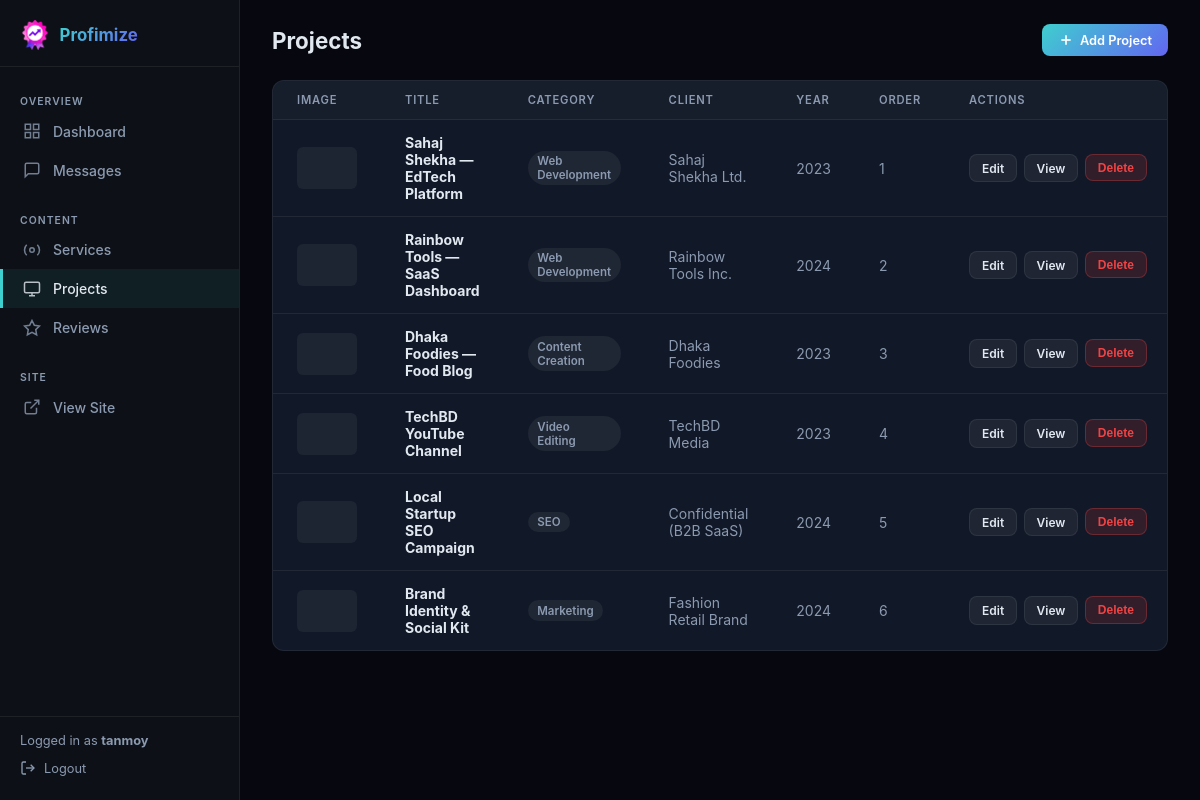
/dashboard/projects/ (signed in), run on an earlier commit of the app's database.
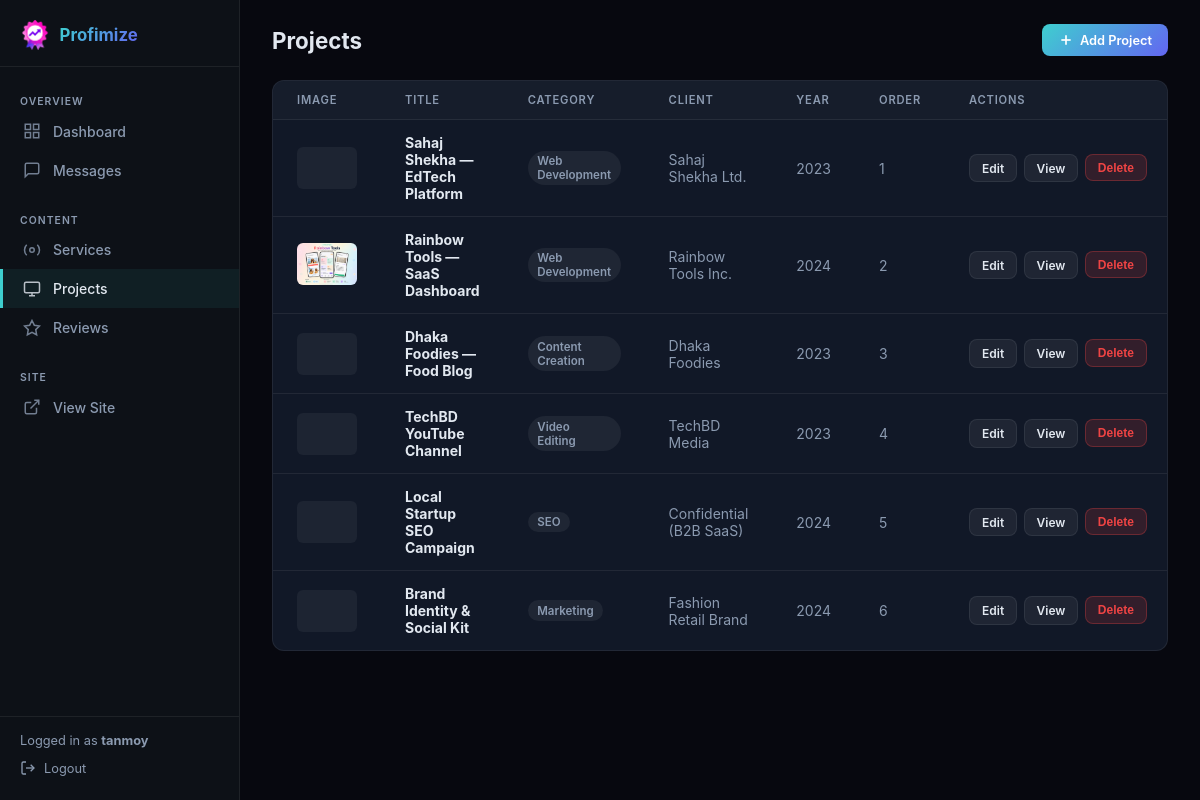
And on a later commit of the database.
### apps/pages/models.py (models this page shows, shortened)
class Project(models.Model):
    CATEGORY_CHOICES = [
        ("Web Development", "Web Development"),
        ("Content Creation", "Content Creation"),
        ("SEO", "SEO"),
        ("Video Editing", "Video Editing"),
        ("Marketing", "Marketing"),
    ]
    FILTER_CHOICES = [
        ("development", "Development"),
        ("creative", "Creative"),
    ]
    title = models.CharField(max_length=150)
    slug = models.SlugField(unique=True, blank=True, max_length=220)
    url = models.URLField(blank=True)
    category = models.CharField(max_length=50, choices=CATEGORY_CHOICES)
    filter_group = models.CharField(max_length=20, choices=FILTER_CHOICES)
    image = models.ImageField(upload_to="projects/", blank=True)
    full_description = models.TextField(blank=True)
    tech_stack = models.CharField(max_length=300, blank=True, help_text="Comma-separated")
    client_name = models.CharField(max_length=100, blank=True)
    year = models.CharField(max_length=10, blank=True)
    order = models.PositiveIntegerField(default=0)
    class Meta:
        ordering = ["order"]

### apps/dashboard/views.py (the view)
# urls.py: path("projects/", views.projects_list, name="projects"),
@dashboard_required
def projects_list(request):
    projects = Project.objects.all()
    return render(request, "dashboard/projects.html", {"projects": projects})

### apps/dashboard/views.py (called while the page is built)
def dashboard_required(view_func):
    @wraps(view_func)
    def wrapper(request, *args, **kwargs):
        if request.user.is_authenticated and request.user.is_staff:
            return view_func(request, *args, **kwargs)
        return redirect("dashboard:login")
    return wrapper

### templates/dashboard/projects.html (shortened to what this page needs)
{% extends "dashboard/base.html" %}
{% block page_title %}Projects{% endblock %}
{% block header_actions %}
<a href="{% url 'dashboard:project_add' %}" class="db-btn db-btn--primary">
  <svg width="16" height="16" fill="none" stroke="currentColor" stroke-width="2.5" viewBox="0 0 24 24">
    <line x1="12" y1="5" x2="12" y2="19"/><line x1="5" y1="12" x2="19" y2="12"/>
  </svg>
  Add Project
</a>
{% endblock %}
{% block content %}
{% if projects %}
<div class="db-table-card">
  <table class="db-table">
    <thead>
      <tr>
        <th>Image</th>
        <th>Title</th>
        <th>Category</th>
        <th>Client</th>
        <th>Year</th>
        <th>Order</th>
        <th>Actions</th>
      </tr>
    </thead>
    <tbody>
      {% for p in projects %}
      <tr>
        <td>
          {% if p.image %}
          <img src="{{ p.image.url }}" alt="" style="width:60px;height:42px;object-fit:cover;border-radius:6px;">
          {% else %}
          <div style="width:60px;height:42px;background:rgba(255,255,255,.05);border-radius:6px;"></div>
          {% endif %}
        </td>
        <td><strong>{{ p.title }}</strong></td>
        <td><span class="db-badge db-badge--read">{{ p.category }}</span></td>
        <td style="color:var(--db-muted);">{{ p.client_name|default:"—" }}</td>
        <td style="color:var(--db-muted);">{{ p.year|default:"—" }}</td>
        <td style="color:var(--db-muted);">{{ p.order }}</td>
        <td>
          <div style="display:flex;gap:.4rem;">
            <a href="{% url 'dashboard:project_edit' p.pk %}" class="db-btn db-btn--ghost db-btn--sm">Edit</a>
            {% if p.slug %}
            <a href="{% url 'pages:project_detail' p.slug %}" target="_blank" class="db-btn db-btn--ghost db-btn--sm">View</a>
            {% endif %}
            <form method="post" action="{% url 'dashboard:project_delete' p.pk %}" onsubmit="return confirm('Delete {{ p.title }}?')">
              <button type="submit" class="db-btn db-btn--danger db-btn--sm">Delete</button>
            </form>
          </div>
        </td>
      </tr>
      {% endfor %}
    </tbody>
  </table>
</div>
{% else %}
<div class="db-empty">
  <p>No projects yet. <a href="{% url 'dashboard:project_add' %}" style="color:var(--db-accent);">Add the first one.</a></p>
</div>
{% endif %}
{% endblock %}

What changed in the data, as far as the page shows it:
changed Project "Rainbow Tools — SaaS Dashboard": image: picture added
